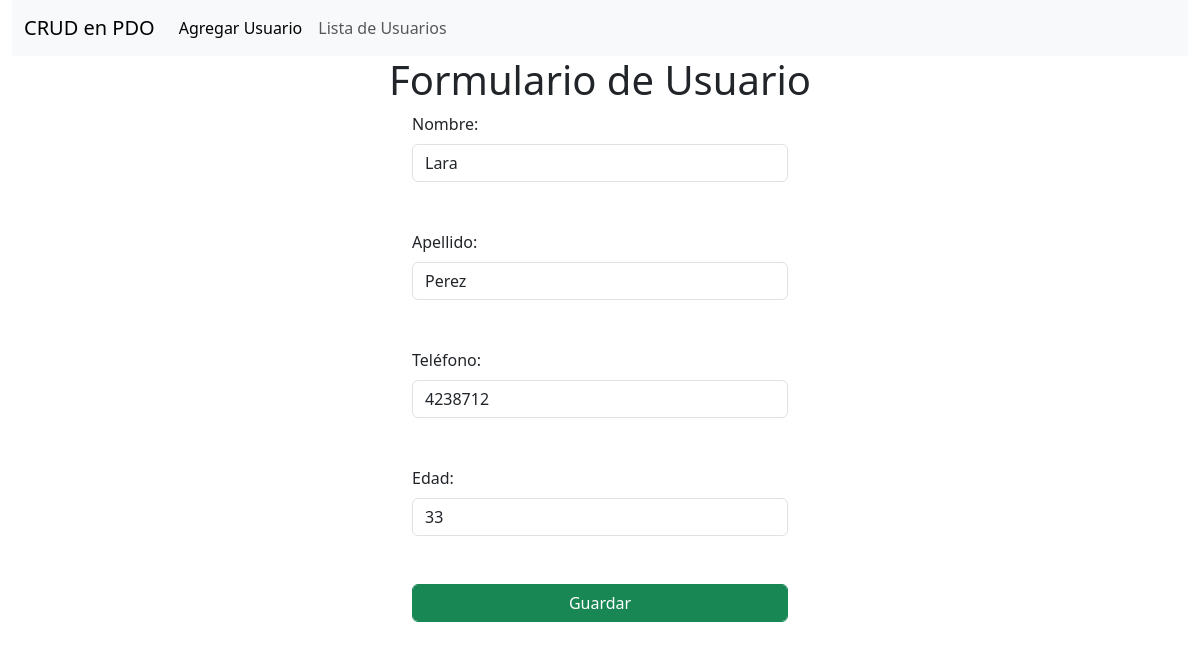
Screenshot of /index.php?controlador=usuario&accion=mostrar&id=1 with the database file from the repository.
### tables this page shows
CREATE TABLE `usuarios` (
  `id` int(11) NOT NULL,
  `nombre` varchar(100) NOT NULL,
  `apellido` varchar(100) NOT NULL,
  `telefono` varchar(15) NOT NULL,
  `edad` int(3) NOT NULL
);

### controlador/usuario_controlador.php (called while the page is built, shortened)
<?php
class UsuarioController extends Usuario{
    public function mostrar(){
        if(isset($_REQUEST["id"])){
            $usuario = $this->consultarUno($_REQUEST["id"]);
        }else{
            $usuario = $this;
        }
        require_once("vista/usuarioForm.php");
    }
}

### core/Crud.php (called while the page is built, shortened)
<?php
require_once("Conexion.php");
class Crud extends Conexion{
    private $pdo;
    public function __construct(
        public string $tabla
        ){
        $this->pdo = $this->conexion();
    }
    public function consultarUno(int $id){
        try{
            $stmt = $this->pdo->prepare("SELECT * FROM $this->tabla WHERE id = ?");
            $stmt->execute([$id]);
            return $stmt->fetch(PDO::FETCH_OBJ);
        }
        catch(PDOException $e){
            echo $e->getMessage();
        }
    }
}

### core/Conexion.php (called while the page is built, shortened)
<?php
class Conexion{
    protected function conexion(){
        try{
            $pdo = new PDO(
                "$this->driver:host=$this->host;
                dbname=$this->dbname;
                charset=$this->charset",
                $this->user,
                $this->pass
            );
            return $pdo;
        }
        catch(PDOException $e){
            echo $e->getMessage();
        }
    }
}

### vista/usuarioForm.php (the view, shortened to what this page needs)
<!DOCTYPE html>
<html lang="es">
<head>
    <link href="https://cdn.jsdelivr.net/npm/bootstrap@5.3.3/dist/css/bootstrap.min.css" rel="stylesheet">
</head>
<body class="container-fluid">
    <?php require_once("nav.php"); ?>
    <main>
        <h1 class="text-center">Formulario de Usuario</h1>
        <div class="row">
            <div class="col-12 col-md-4 mx-auto">
                <form action="index.php?controlador=usuario&accion=guardar" method="post">
                    <div>
                        <label for="nombre" class="form-label">Nombre:</label>
                        <input class="form-control" type="text" id="nombre" name="nombre" required
                            value="<?php echo isset($usuario->nombre) ? $usuario->nombre : ''; ?>"><br><br>
                    </div>
                    <div>
                        <label for="apellido" class="form-label">Apellido:</label>
                        <input class="form-control" type="text" id="apellido" name="apellido" required
                            value="<?php echo isset($usuario->apellido) ? $usuario->apellido : ''; ?>"><br><br>
                    </div>
                    <div>
                        <label for="telefono" class="form-label">Teléfono:</label>
                        <input class="form-control" type="tel" id="telefono" name="telefono" required
                            value="<?php echo isset($usuario->telefono) ? $usuario->telefono : ''; ?>"><br><br>
                    </div>
                    <div>
                        <label for="edad" class="form-label">Edad:</label>
                        <input class="form-control" type="number" id="edad" name="edad" min="0" required
                            value="<?php echo isset($usuario->edad) ? $usuario->edad : ""; ?>"><br><br>
                    </div>
                    <div>
                        <input class="form-control btn btn-success" type="submit" name="guardar" value="Guardar">
                    </div>
                </form>
            </div>
        </div>
    </main>
</body>
</html>

### rows the page displays
usuarios: nombre "Lara", apellido "Perez", telefono "4238712", edad "33"
